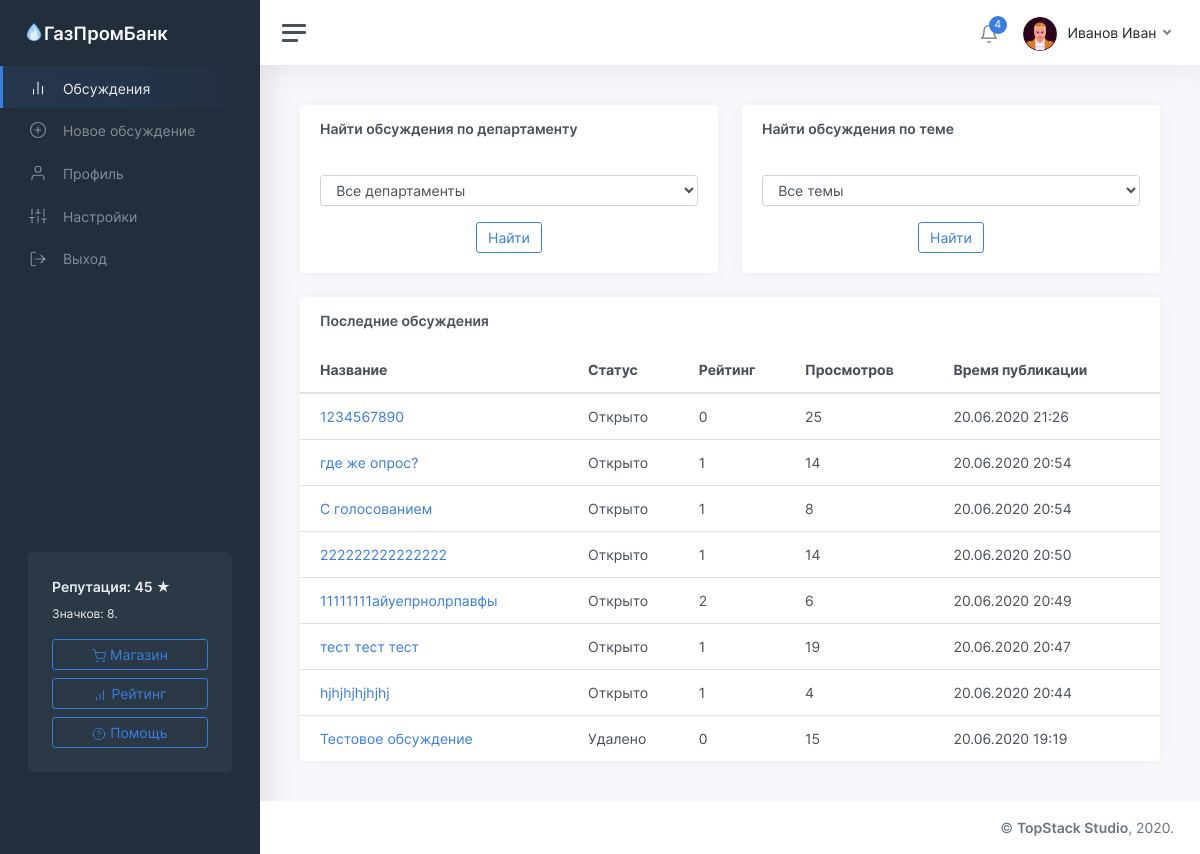
Page /threads (signed in) on the earlier database version.
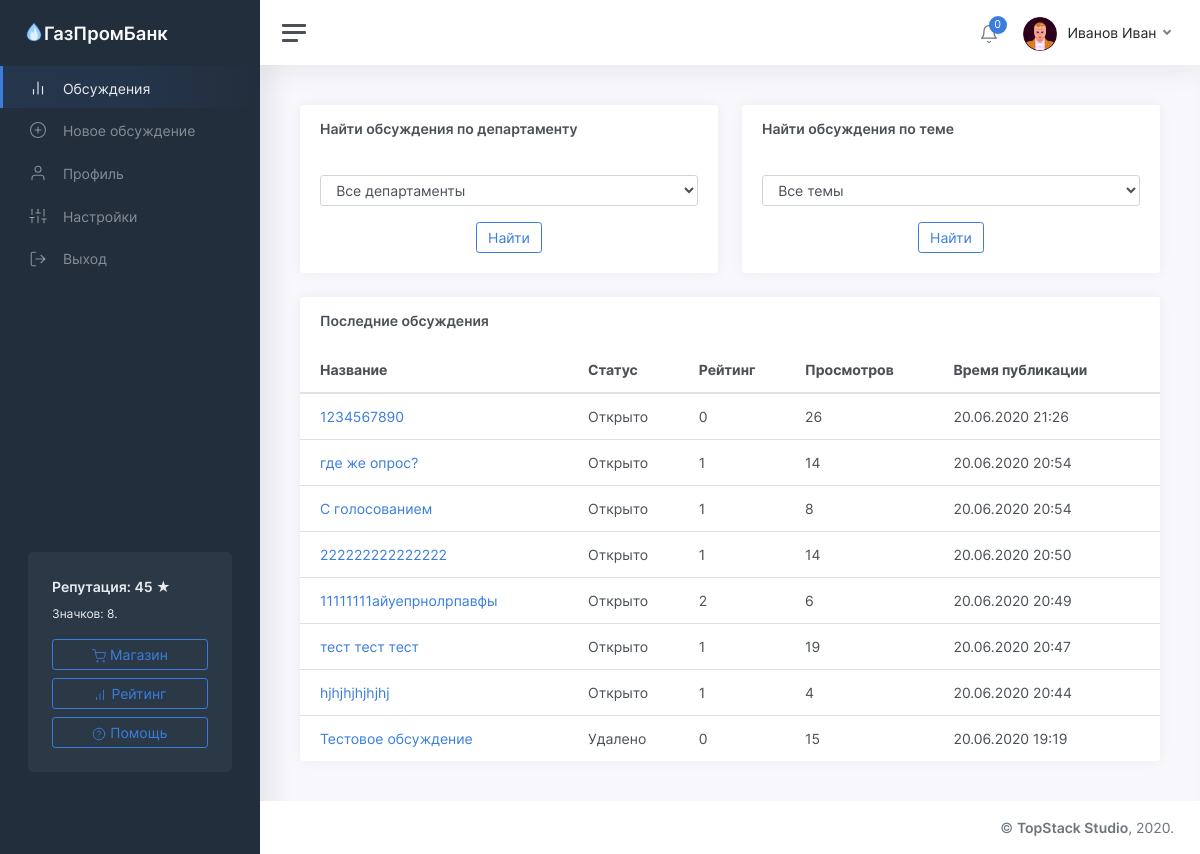
Same page on the later database version.
### tables this page shows
CREATE TABLE "threads" (
	"id"	INTEGER NOT NULL UNIQUE,
	"owner"	INTEGER NOT NULL,
	"title"	TEXT NOT NULL,
	"content"	TEXT,
	"date"	INTEGER,
	"up"	INTEGER,
	"down"	INTEGER,
	"views"	INTEGER,
	"status"	TEXT,
	"department"	TEXT,
	"theme"	TEXT,
	PRIMARY KEY("id")
);

### app/views.py (the view)
@app.route('/threads')
def listOfThreads():
	department = request.args.get('department')
	theme = request.args.get('theme')
	if department not in departments and  theme not in themes:
		return render_template('threads.html', user=getUser(session['id']), threads=getThreads(), message=request.args.get('from'), departments=departments, themes=themes)
	elif department in departments:
		return render_template('threads_by_department.html', user=getUser(session['id']), threads=getThreadsByDepartment(department), departments=departments, themes=themes, selected_department=department)
	else:
		return render_template('threads_by_theme.html', user=getUser(session['id']), threads=getThreadsByTheme(theme), departments=departments, themes=themes, selected_theme=theme)

### app/functions.py (called while the page is built)
def getUser(identifier):
	conn = sqlite3.connect(db_path)
	conn.row_factory = sqlite3.Row
	cursor = conn.cursor()
	cursor.execute('SELECT * FROM users where id="%s"' % identifier)
	user = cursor.fetchone()
	if user:
		user = dict(user)
		user['badges'] = json.loads(user['badges'])
		user['notifications'] = getNotifications(identifier)
	return user

def statusToText(status):
	return statuses[status]

def fromTimestamp(timestamp):
	return datetime.utcfromtimestamp(timestamp + 3600 * 3).strftime('%d.%m.%Y %H:%M')

def getThreads(offset=0, count=10):
	conn = sqlite3.connect(db_path)
	conn.row_factory = sqlite3.Row
	cursor = conn.cursor()
	cursor.execute('SELECT id, title, date, up, down, status, views FROM threads ORDER BY date DESC')
	threads = cursor.fetchall()
	length = len(threads)
	if offset > 0:
		offset -= 1
	threads = threads[offset * 10:][:count]
	for x in range(len(threads)):
		threads[x] = dict(threads[x])
		threads[x]['status'] = statusToText(threads[x]['status'])
		threads[x]['date'] = fromTimestamp(threads[x]['date'])
	return (threads, length)

### templates/threads.html (shortened to what the changed rows need)
<!DOCTYPE html>
<html lang="ru">
	<head>
		<link href="/static/css/app.css" rel="stylesheet">
	</head>
	<body>
		<div class="wrapper">
			<div class="main">
				<nav class="navbar navbar-expand navbar-light navbar-bg">
					<div class="navbar-collapse collapse">
						<ul class="navbar-nav navbar-align">
							<li class="nav-item dropdown">
								<a class="nav-icon dropdown-toggle" href="#" id="alertsDropdown" data-toggle="dropdown">
									<div class="position-relative">
										<i class="align-middle" data-feather="bell"></i>
										<span class="indicator">{{user.notifications.__len__()}}</span>
									</div>
								</a>
							</li>
						</ul>
					</div>
				</nav>
				<main class="content">
					<div class="container-fluid p-0">
						<div class="row">
							<div class="col-12 col-lg-12 col-xxl-9 d-flex">
								<div class="card flex-fill">
									<table class="table table-hover my-0">
										{% if threads[0] %}
											<thead>
												<tr>
													<th>Название</th>
													<th class="d-none d-md-table-cell">Статус</th>
													<th>Рейтинг</th>
													<th class="d-none d-md-table-cell">Просмотров</th>
													<th class="d-none d-md-table-cell">Время публикации</th>
												</tr>
											</thead>
											<tbody>
												{% for thread in threads[0] %}
													<tr>
														<td><a href="/thread/{{thread.id}}">{{thread.title}}</a></td>
														<td class="d-none d-md-table-cell">{{thread.status}}</td>
														<td>{{thread.up - thread.down}}</td>
														<td class="d-none d-md-table-cell">{{thread.views}}</td>
														<td class="d-none d-md-table-cell">{{thread.date}}</td>
													</tr>
												{% endfor %}
											</tbody>
										{% endif %}
									</table>
								</div>
							</div>
						</div>
					</div>
				</main>
			</div>
		</div>
	</body>
</html>

Differences in the rows shown:
changed threads (number 1 of 8 on the later page): views "25" → "26"
Other differences:
{{ user.notifications.__len__() }}: "4" → "0"
